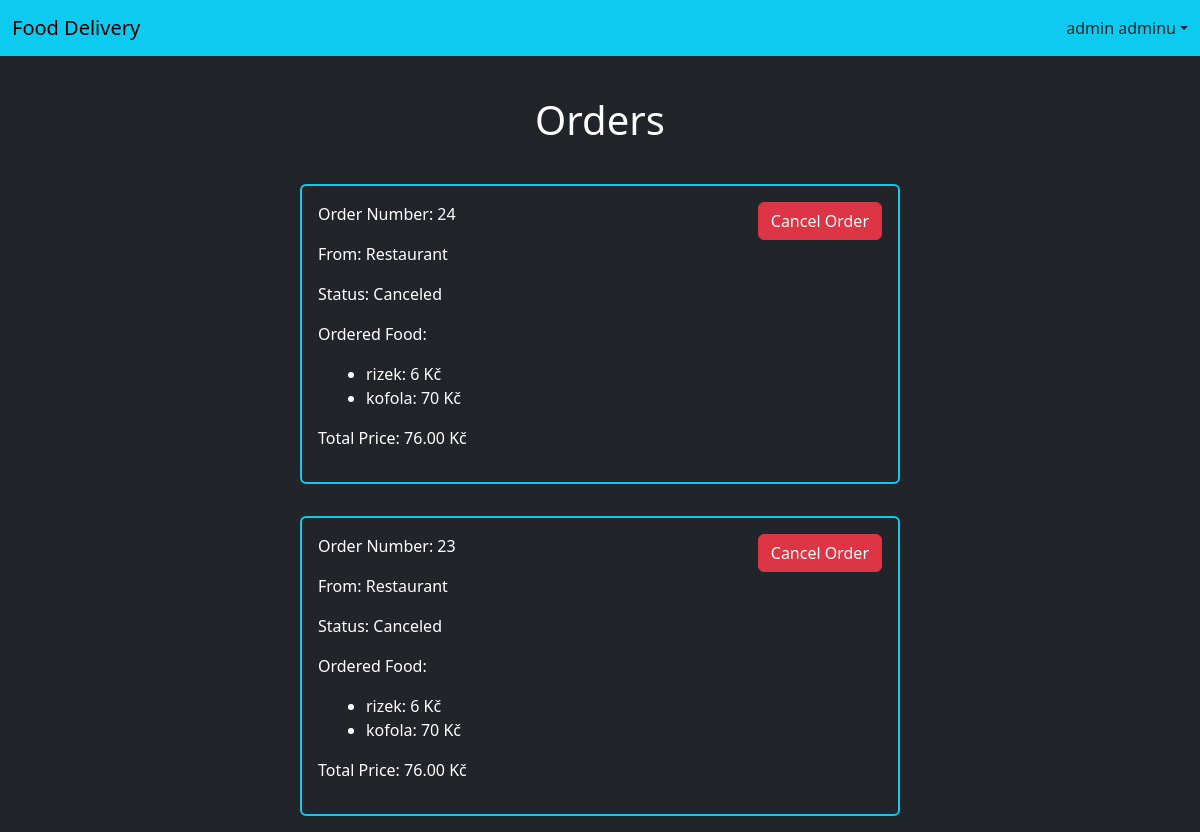
/orders/ (signed in), run on an earlier commit of the app's database.
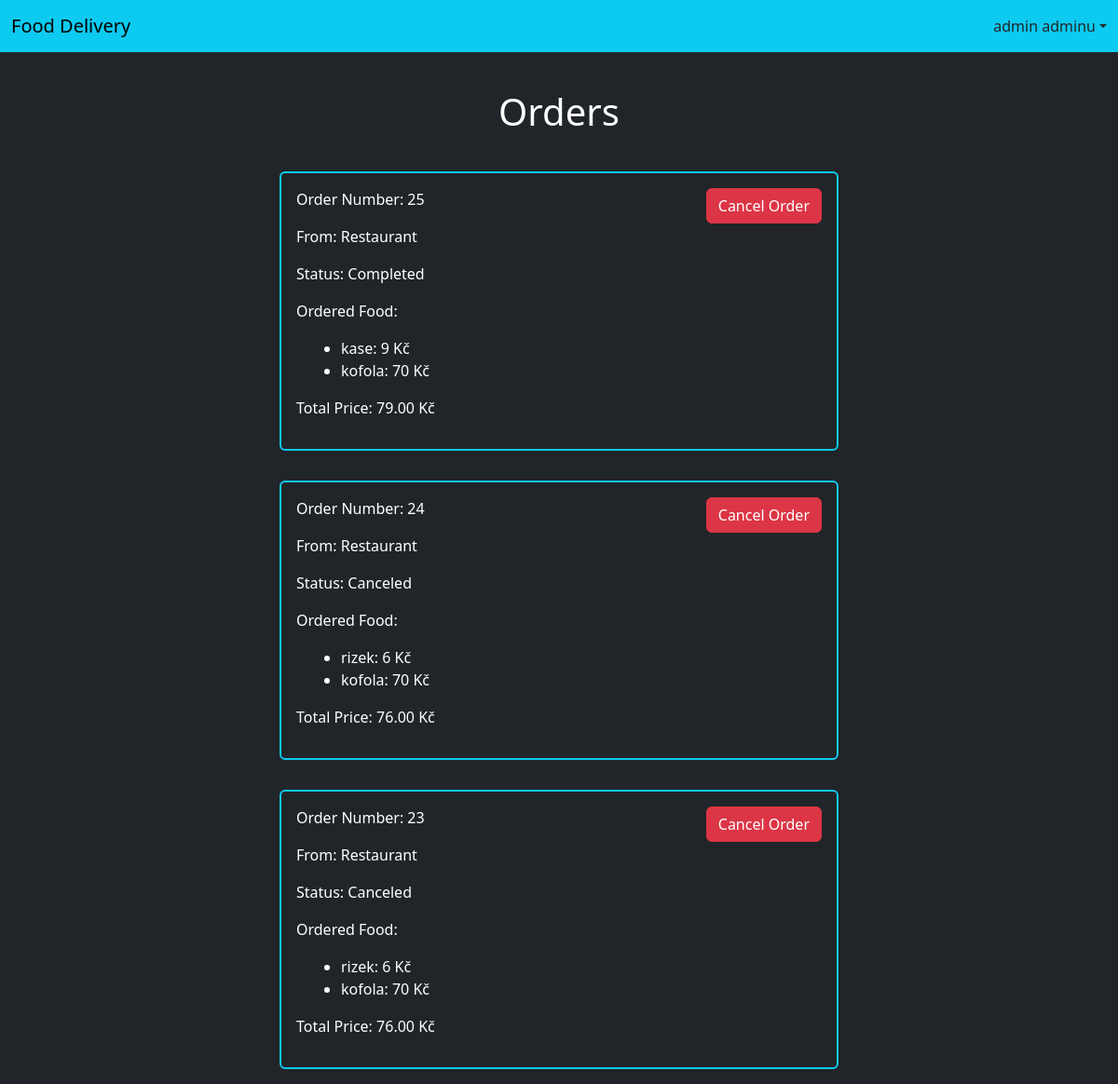
And on a later commit of the database.
### order/models.py (models this page shows, shortened)
class Order(models.Model):
    customer = models.ForeignKey(UserProfile, on_delete=models.CASCADE, related_name='created_orders')
    restaurant = models.ForeignKey(UserProfile, on_delete=models.CASCADE, related_name='received_orders')
    food = models.ManyToManyField(Food, blank=True)
    CHOICES = (
        ('in_progress', 'In Progress'),
        ('completed ', 'Completed'),
        ('canceled ', 'Canceled'),
    )
    status = models.CharField(max_length=20, choices=CHOICES, default="in_progress")
    created_at = models.DateTimeField(auto_now_add=True)
    updated_at = models.DateTimeField(auto_now=True)
    total_price = models.DecimalField(max_digits=10, decimal_places=2, default=0)
    objects = models.Manager()
    active = OrderManager()

class Food(models.Model):
    name = models.CharField(max_length=100)
    price = models.IntegerField()
    description = models.CharField(max_length=300, blank=True)
    restaurant = models.ForeignKey(UserProfile, null=True, on_delete=models.CASCADE)

### customer/models.py (models this page shows, shortened)
class UserProfile(AbstractBaseUser, PermissionsMixin):
    USER_CHOICES = (
        ('customer', 'Customer'),
        ('restaurant', 'Restaurant'),
    )
    user_type = models.CharField(max_length=20, choices=USER_CHOICES)
    email = models.EmailField(unique=True)
    restaurant_name = models.CharField(max_length=150, blank=True)
    first_name = models.CharField(max_length=150, blank=True)
    last_name = models.CharField(max_length=150, blank=True)
    is_active = models.BooleanField(default=True)
    is_superuser = models.BooleanField(default=False)
    is_staff = models.BooleanField(default=False)
    date_joined = models.DateTimeField(default=timezone.now)
    last_login = models.DateTimeField(blank=True, null=True)
    objects = UserProfileManager()
    customer = CustomerManager()
    restaurant = RestaurantManager()
    USERNAME_FIELD = 'email'
    EMAIL_FIELD = 'email'
    REQUIRED_FIELDS = []

### core/views.py (the view, shortened to what this page needs)
# urls.py: path("orders/", all_orders, name="all_orders"),
@login_required
def all_orders(response):
    user = UserProfile.objects.get(id = response.user.id)
    if user.user_type == "customer":
        all_orders = Order.objects.filter(customer = user).order_by("-created_at")
    elif user.user_type == "restaurant":
        all_orders = Order.objects.filter(restaurant = user).order_by("-created_at")
    return render(response, "core/all_orders.html", {"all_orders": all_orders})

### core/templates/core/all_orders.html (shortened to what this page needs)
{% extends "core/base.html" %}
{% block content %}
<div class="container-fluid mt-5">
    <h1 class="d-flex justify-content-center capitalize-first my-4">Orders</h1>
    {% for order in all_orders %}
        <div class="row justify-content-center">
            <div class="col-6 p-3 m-3 border border-2 border-info rounded-2 position-relative d-flex">
                <div class="col-6">
                    <p class="capitalize-first">Order number: {{order.id}}</p>
                    <p class="capitalize-first">From: {{order.restaurant.restaurant_name}}</p>
                    <p class="capitalize-first">Status: {{order.get_status_display}}</p>
                    <p class="capitalize-first">Ordered food:</p>
                    <ul class="ms-3">
                        {% for food in order.food.all %}
                            <li>{{food.name}}: {{food.price}} Kč</li>
                        {% endfor %}
                    </ul>
                    <p class="capitalize-first">Total price: {{order.total_price}} Kč</p>
                </div>
                <div class="col-6 d-flex justify-content-end">
                    <div class="">
                        <form action="" method="POST">
                            <button type="submit" class="btn btn-danger">Cancel Order</button>
                        </form>
                    </div>
                </div>
            </div>
        </div>
    {% endfor %}
</div>
{% endblock content %}

What changed in the data, as far as the page shows it:
added Order: id "25", restaurant.restaurant_name "Restaurant", status "Completed", total_price "79.00", Food (name "kofola", price "70")
now on this page (row unchanged): Food: name "kase", price "9", shown under "25"
